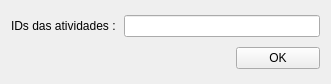
<?xml version="1.0" encoding="UTF-8"?>
<ui version="4.0">
 <class>Form</class>
 <widget class="QWidget" name="Form">
  <property name="geometry">
   <rect>
    <x>0</x>
    <y>0</y>
    <width>331</width>
    <height>84</height>
   </rect>
  </property>
  <property name="windowTitle">
   <string>Form</string>
  </property>
  <layout class="QGridLayout" name="gridLayout">
   <item row="0" column="0">
    <widget class="QLabel" name="label">
     <property name="text">
      <string>IDs das atividades :</string>
     </property>
    </widget>
   </item>
   <item row="0" column="1" colspan="2">
    <widget class="QLineEdit" name="workspace_ids_le"/>
   </item>
   <item row="1" column="0" colspan="2">
    <spacer name="horizontalSpacer">
     <property name="orientation">
      <enum>Qt::Horizontal</enum>
     </property>
     <property name="sizeHint" stdset="0">
      <size>
       <width>219</width>
       <height>20</height>
      </size>
     </property>
    </spacer>
   </item>
   <item row="1" column="2">
    <widget class="QPushButton" name="ok_btn">
     <property name="text">
      <string>OK</string>
     </property>
    </widget>
   </item>
  </layout>
 </widget>
 <resources/>
 <connections/>
</ui>
